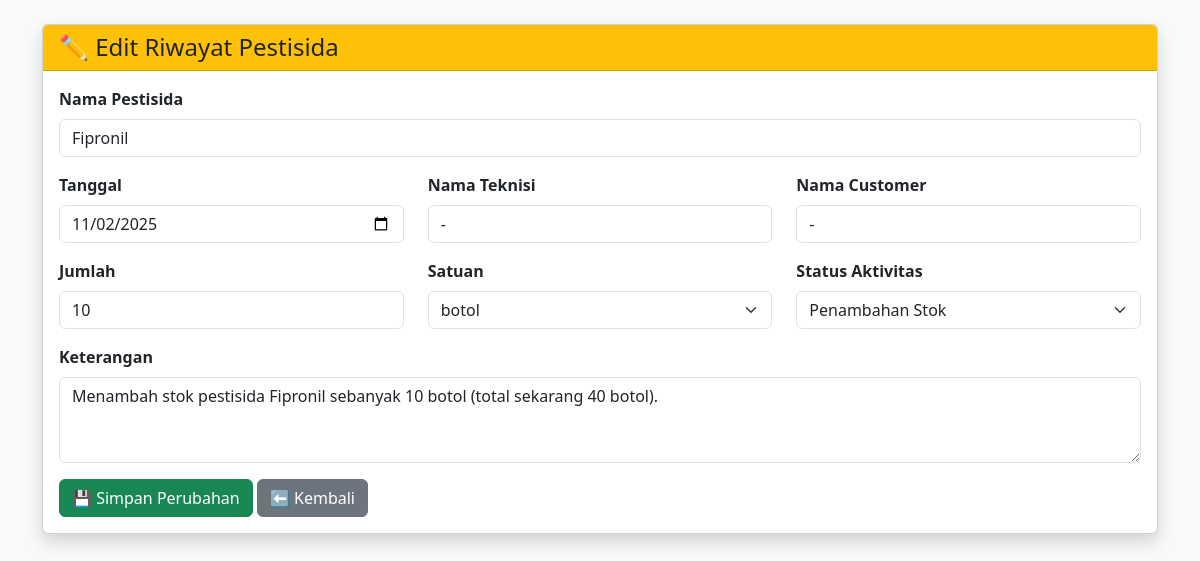
/edit_riwayat.php?id=237, run on the app's committed database.
### tables this page shows
CREATE TABLE `riwayat_pestisida` (
  `id_riwayat` int(11) NOT NULL,
  `id_pestisida` int(11) DEFAULT NULL,
  `jenis` enum('chemical','non-chemical') DEFAULT NULL,
  `aktivitas` enum('tambah','tambah_stok','pakai','selesai_pakai','hapus') DEFAULT 'tambah',
  `nama_teknisi` varchar(100) DEFAULT NULL,
  `nama_customer` varchar(100) DEFAULT NULL,
  `jumlah` int(11) DEFAULT NULL,
  `sisa_aktif_ml` float DEFAULT 0,
  `satuan` varchar(50) DEFAULT 'botol',
  `tanggal` date DEFAULT curdate(),
  `keterangan` text DEFAULT NULL,
  `status` varchar(50) DEFAULT NULL
);

CREATE TABLE `pestisida` (
  `id_pestisida` int(11) NOT NULL,
  `nama_customer` varchar(100) DEFAULT NULL,
  `nama_teknisi` varchar(100) DEFAULT NULL,
  `jenis_kontrol` varchar(50) DEFAULT NULL,
  `target` varchar(100) DEFAULT NULL,
  `kategori` enum('insect control','rodent') NOT NULL,
  `tipe` enum('non chemical','pestisida') NOT NULL,
  `nama_pestisida` varchar(100) DEFAULT NULL,
  `metode` varchar(100) DEFAULT NULL,
  `nama` varchar(100) NOT NULL,
  `jumlah_botol` int(11) DEFAULT 0,
  `isi_per_botol_ml` int(11) DEFAULT 0,
  `sisa_ml` int(11) DEFAULT 0,
  `tanggal` date DEFAULT curdate(),
  `tanggal_update` date DEFAULT curdate()
);

### edit_riwayat.php (the view, shortened to what this page needs)
<?php
include "koneksi.php";
$id = (int)$_GET['id'];
$q = mysqli_query($koneksi, "
    SELECT r.*, p.nama_pestisida, p.tipe
    FROM riwayat_pestisida r
    LEFT JOIN pestisida p ON r.id_pestisida = p.id_pestisida
    WHERE id_riwayat='$id'
");
$data = mysqli_fetch_assoc($q);
?>
<!DOCTYPE html>
<html lang="id">
<head>
<link href="https://cdn.jsdelivr.net/npm/bootstrap@5.3.0/dist/css/bootstrap.min.css" rel="stylesheet">
</head>
<body class="bg-light">
<div class="container mt-4">
    <div class="card shadow">
        <div class="card-header bg-warning">
            <h4 class="mb-0">✏️ Edit Riwayat Pestisida</h4>
        </div>
        <div class="card-body">
            <form method="post">
                <div class="mb-3">
                    <label class="form-label fw-bold">Nama Pestisida</label>
                    <input type="text" class="form-control" value="<?= htmlspecialchars($data['nama_pestisida']) ?>" readonly>
                </div>
                <div class="row">
                    <div class="col-md-4 mb-3">
                        <label class="form-label fw-bold">Tanggal</label>
                        <input type="date" name="tanggal" class="form-control" value="<?= $data['tanggal'] ?>" required>
                    </div>
                    <div class="col-md-4 mb-3">
                        <label class="form-label fw-bold">Nama Teknisi</label>
                        <input type="text" name="nama_teknisi" class="form-control" value="<?= htmlspecialchars($data['nama_teknisi']) ?>">
                    </div>
                    <div class="col-md-4 mb-3">
                        <label class="form-label fw-bold">Nama Customer</label>
                        <input type="text" name="nama_customer" class="form-control" value="<?= htmlspecialchars($data['nama_customer']) ?>">
                    </div>
                </div>
                <div class="row">
                    <div class="col-md-4 mb-3">
                        <label class="form-label fw-bold">Jumlah</label>
                        <input type="number" name="jumlah" class="form-control" value="<?= $data['jumlah'] ?>" required>
                    </div>
                    <div class="col-md-4 mb-3">
                        <label class="form-label fw-bold">Satuan</label>
                        <select name="satuan" class="form-select">
                            <option value="botol" <?= ($data['satuan']=='botol'?'selected':'') ?>>botol</option>
                        </select>
                    </div>
                    <div class="col-md-4 mb-3">
                        <label class="form-label fw-bold">Status Aktivitas</label>
                        <select name="status" class="form-select">
                            <option value="Ditambahkan" <?= ($data['status']=='Ditambahkan'?'selected':'') ?>>Penambahan Stok</option>
                        </select>
                    </div>
                </div>
                <div class="mb-3">
                    <label class="form-label fw-bold">Keterangan</label>
                    <textarea name="keterangan" class="form-control" rows="3"><?= htmlspecialchars($data['keterangan']) ?></textarea>
                </div>
                <button type="submit" name="simpan" class="btn btn-success">💾 Simpan Perubahan</button>
                <a href="riwayat_pemakaian.php" class="btn btn-secondary">⬅ Kembali</a>
            </form>
        </div>
    </div>
</div>
</body>
</html>

### data on the page
riwayat_pestisida: id_pestisida.nama_pestisida "Fipronil", tanggal "11/02/2025", nama_teknisi "-", nama_customer "-", jumlah "10", satuan "botol", keterangan "Menambah stok pestisida Fipronil sebanyak 10 botol (total sekarang 40 botol)."
